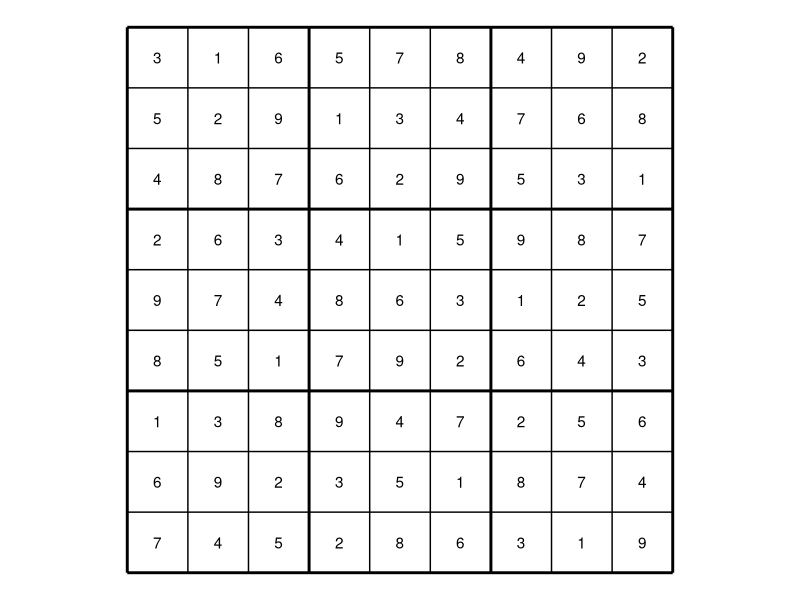

The R source for this figure:
# Include required packages
packages <- c("tidyverse", "ggplot2")

installed_packages <- packages %in% rownames(installed.packages())
if (any(installed_packages == FALSE)) {
  install.packages(packages[!installed_packages])
}

lapply(packages, library, character.only = TRUE) # Load the packages


# Initial sudoku state - with 0 representing empty cells
#   This single matrix will be treated as a global object accessed by all
#   functions, and reassigned values via the "<<-" operator in solveSudoku()
stateMatrix <- t(matrix(c(
  3, 0, 6,   5, 0, 8,   4, 0, 0   ,
  5, 2, 0,   0, 0, 0,   0, 0, 0   ,
  0, 8, 7,   0, 0, 0,   0, 3, 1   ,
  
  0, 0, 3,   0, 1, 0,   0, 8, 0   ,
  9, 0, 0,   8, 6, 3,   0, 0, 5   ,
  0, 5, 0,   0, 9, 0,   6, 0, 0   ,
  
  1, 3, 0,   0, 0, 0,   2, 5, 0   ,
  0, 0, 0,   0, 0, 0,   0, 7, 4   ,
  0, 0, 5,   2, 0, 6,   3, 0, 0
), nrow = 9))


# A function to check if safe to assign a number to given position in the matrix
isSafe <- function(y, x, testNum) {
  
  # Extract values of selected cell's corresponding row, column & 3x3 box
  rowVals <- stateMatrix[y, 1:9]
  colVals <- stateMatrix[1:9, x]
  
  yEnd <- 3 * floor((y+2)/3) # either 3, 6 or 9
  xEnd <- 3 * floor((x+2)/3) # either 3, 6 or 9
  boxVals <- stateMatrix[yEnd - 0:2, xEnd - 0:2]
  
  # Return FALSE if at least one of the values match testNum; TRUE otherwise
  return(!any(c(rowVals, colVals, boxVals) == testNum))
}

# A recursive function to iterate through each cell, assigning the first valid
# number to each current position and moving on to the next (i.e. depth first),
# and "backtracks" to change previously set numbers whenever a cell cannot be
# assigned any number from 1 to 9
solveSudoku <- function(y = 1, x = 1) {
  
  if (x == 10) { # End column has been reached
    
    if (y == 9) { # If end row has been reached
      # All cells have valid numbers i.e. puzzle is solved
      return(TRUE)
    } # Otherwise:
    
    # Reset column; Advance to next row
    y <- y + 1
    x <- 1
  }
  
  # check if current position already contains a nonzero,
  #   and advance if so i.e., by recursively calling itself
  if (stateMatrix[y, x] > 0) {
    return(solveSudoku(y, x + 1))
  }
  
  # Test the current position for all possible numbers one by one
  # This part cannot be vectorized at the function must be called recursively
  for (testNum in 1:9) {
    # Check if placing testNum is safe in current position
    if (isSafe(y, x, testNum)) {
      
      # Set the cell at current position to the testNum
      stateMatrix[y, x] <<- testNum
      
      # Advance to next iteration
      if (solveSudoku(y, x + 1)) {
        return(TRUE)
      }
    }
    
    # Otherwise (if not safe) reset the current position to have the value 0
    stateMatrix[y, x] <<- 0
  }
  
  # All possibilities exhausted, i.e., current starting state has no solution
  return(FALSE)
}

# IMPORTANT: Be sure to include required packages at top of script

if (solveSudoku()) {
  # Solution has been found; Display it!
  
  # Convert the matrix into a tibble that includes the cell elements' locations
  solution_df <- tibble(
    elem = c(t(stateMatrix))
  ) %>% mutate(
    x = (row_number()-1)%%9,
    y = 8 - floor((row_number()-1)/9)
  )
  
  # Skeleton of the Sudoku puzzle
  thin_frame_df <- tibble(
    x = c(
      rep(0, 6),
      1, 2, 4, 5, 7, 8
    ) - 0.5,
    xend = c(
      rep(9, 6),
      1, 2, 4, 5, 7, 8
    ) - 0.5,
    y = c(
      1, 2, 4, 5, 7, 8,
      rep(0, 6)
    ) - 0.5,
    yend = c(
      1, 2, 4, 5, 7, 8,
      rep(9, 6)
    ) - 0.5,
  )
  
  # Continuation - Skeleton of the Sudoku puzzle
  thick_frame_df <- tibble(
    x = c(
      rep(0, 4),
      0, 3, 6, 9
    ) - 0.5,
    xend = c(
      rep(9, 4),
      0, 3, 6, 9
    ) - 0.5,
    y = c(
      0, 3, 6, 9,
      rep(0, 4)
    ) - 0.5,
    yend = c(
      0, 3, 6, 9,
      rep(9, 4)
    ) - 0.5,
  )
  
  # Apply void theme as this is easily customizable
  theme_set(theme_void())
  
  # Plot the final state
  ggplot() +
    geom_segment(data = thin_frame_df,
                 aes(x = x, y = y, xend = xend, yend = yend)) +
    geom_segment(data = thick_frame_df,
                 aes(x = x, y = y, xend = xend, yend = yend), size=1) +
    geom_text(data = solution_df, aes(x = x, y = y, label=elem)) +
    coord_equal()
  
} else {
  cat("The provided initial state has no solution")
}